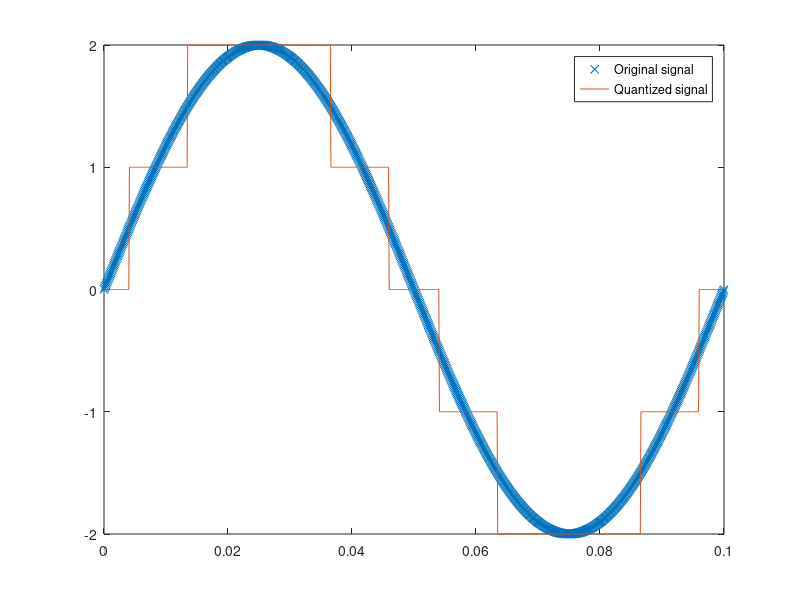

Source code (MATLAB):
fs =  10000;
t = [0:1/fs:0.1];
f = 10;
sig = 2*sin(2*pi*f*t);
partition = [-1.5, -0.5, 0.5, 1.5];
codebook = [-2:2];
[index, quants] = quantiz(sig, partition, codebook);
figure
plot(t, sig, 'x',t,quants, '-')
legend('Original signal','Quantized signal');